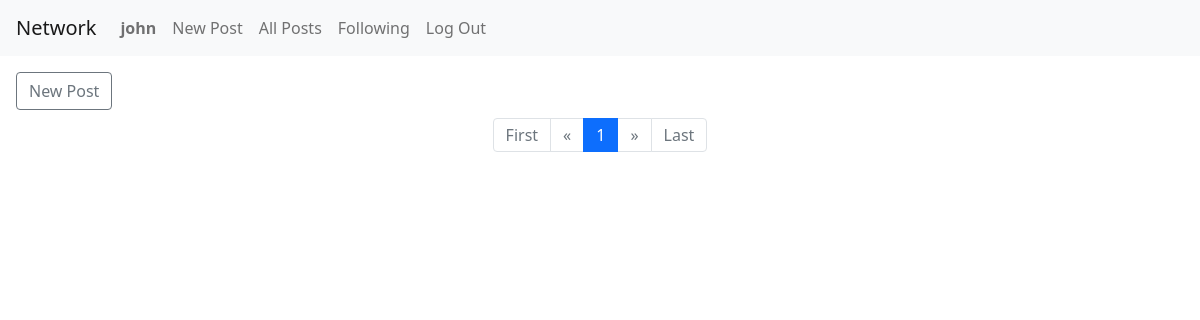
/ (signed in), run on an earlier commit of the app's database.
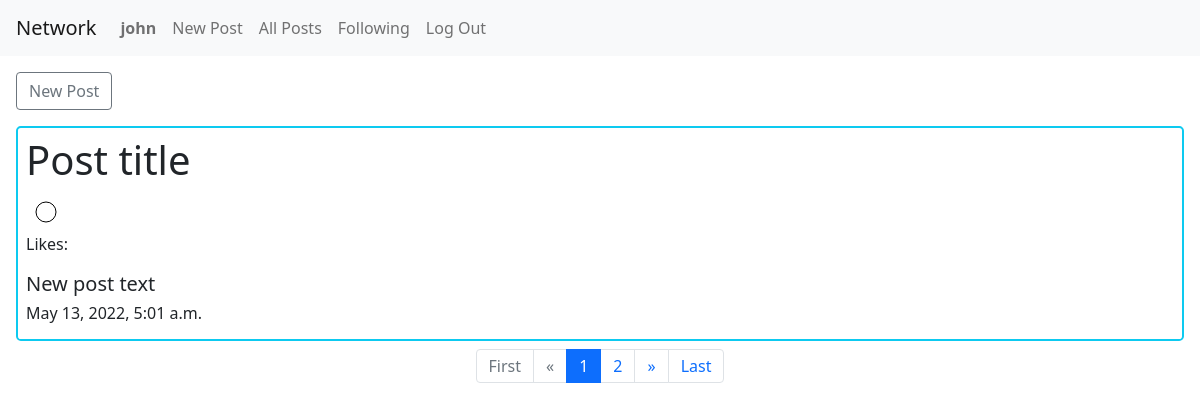
And on a later commit of the database.
### network/models.py (models this page shows)
class User(AbstractUser):
    pass

class Post(models.Model):
    text = models.TextField(max_length=1000)
    title = models.CharField(max_length=100)
    user = models.ForeignKey(
        User,
        on_delete=models.CASCADE,
        related_name="post"
    )
    time = models.DateTimeField()

### network/views.py (the view)
# urls.py: path("", views.index, name="index"),
def index(request):
    if request.user.is_authenticated:
        if request.method == "POST":
            return error(request, "Invalid Submission")
        else:
            posts = Post.objects.all()
            paginator = Paginator(posts, 1) # Show 10 contacts per page.
            page_number = request.GET.get('page') if request.GET.get('page') else 1
            page_obj = paginator.get_page(page_number)
            return render(request, "network/index.html", {'page_obj': page_obj})
    else:
        return redirect(reverse("login"))

### network/templates/network/index.html (shortened to what this page needs)
{% extends "network/layout.html" %}
{% load static %}
{% block body %}
<div class="p-2">
    <a class="btn btn-outline-secondary m-2" href={% url "newpost" %}>New Post</a>
    {% for post in page_obj %}
    <div class="m-2 p-2 border border-2 border-info rounded-3">
        <div id="{{ post.id }}" class="post">
            <h1>{{ post.title }}</h1>
            <svg width="40" height="40" id="heart{{ post.id }}" class="heart" >
                <circle class="icon" cx="20" cy="20" r="10" stroke="black"
                    stroke-width="1" style="fill: none"/>
            </svg>
            <p> Likes: <span id="likes{{ post.id }}" class="likes"></span>
        </div>
        <div>
            <h5>{{ post.text }}</h5>
        </div>
        <div>
            <h6>{{ post.time }}</h5>
        </div>
    </div>
    {% endfor %}
    <nav aria-label="Page navigation example">
        <ol class="pagination justify-content-center">
            {% if page_obj.has_previous %}
            <li class="page-item">
                <a class="page-link" href="?page=1" aria-label="Previous">
                    First
                </a>
            </li>
            <li>
                <a class="page-link" href="?page={{ page_obj.previous_page_number }}" aria-label="Previous">
                    <span aria-hidden="true">&laquo;</span>
                </a>
            </li>
            <li class="page-item"><a class="page-link"
                    href="?page={{ page_obj.previous_page_number}}">{{ page_obj.previous_page_number}}</a></li>
            {% else %}
            <li class="page-item disabled">
                <a class="page-link" href="?page=1" aria-label="Previous">
                    First
                </a>
            </li>
            <li class="page-item disabled">
                <a class="page-link" href="#" aria-label="Previous">
                    <span aria-hidden="true">&laquo;</span>
                </a>
            </li>
            {% endif %}
            <li class="page-item active"><span class="page-link" href="#">{{ page_obj.number}}</span></li>
            {% if page_obj.has_next %}
            <li class="page-item"><a class="page-link"
                    href="?page={{ page_obj.next_page_number }}">{{ page_obj.next_page_number }}</a></li>
            <li class="page-item"><a class="page-link" href="?page={{ page_obj.next_page_number }}" aria-label="Next">
                    <span aria-hidden="true">&raquo;</span>
                </a></li>
            <li class="page-item"><a class="page-link" href="?page={{ page_obj.paginator.num_pages }}">Last</a></li>
            {% else %}
            <li class="page-item disabled"><a class="page-link" href="#" aria-label="Next">
                    <span aria-hidden="true">&raquo;</span>
                </a></li>
            <li class="page-item disabled"><a class="page-link" href="#">Last</a></li>
            {% endif %}
        </ol>
    </nav>
</div>
{% endblock %}

### network/templates/network/layout.html (shortened to what this page needs)
{% load static %}
<!DOCTYPE html>
<html lang="en">
    <head>
        <link rel="stylesheet" href="https://stackpath.bootstrapcdn.com/bootstrap/4.4.1/css/bootstrap.min.css">
        <link href="{% static 'network/styles.css' %}" rel="stylesheet">
        <link href="https://cdn.jsdelivr.net/npm/bootstrap@5.1.3/dist/css/bootstrap.min.css" rel="stylesheet">
    </head>
    <body>
        <nav class="navbar navbar-expand-lg navbar-light bg-light">
            <a class="navbar-brand" href="#">Network</a>
            <div>
              <ul class="navbar-nav mr-auto">
                {% if user.is_authenticated %}
                    <li class="nav-item">
                        <a class="nav-link" href="#"><strong>{{ user.username }}</strong></a>
                    </li>
                    <li class="nav-item">
                        <a class="nav-link" href= {% url "newpost" %}>New Post</a>
                    </li>
                {% endif %}
                <li class="nav-item">
                  <a class="nav-link" href="{% url 'index' %}">All Posts</a>
                </li>
                {% if user.is_authenticated %}
                    <li class="nav-item">
                        <a class="nav-link" href="#">Following</a>
                    </li>
                    <li class="nav-item">
                        <a class="nav-link" href="{% url 'logout' %}">Log Out</a>
                    </li>
                {% endif %}
              </ul>
            </div>
          </nav>
        <div class="body">
            {% block body %}
            {% endblock %}
        </div>
    </body>
</html>

What changed in the data, as far as the page shows it:
added Post: title "Post title", text "New post text", time "May 13, 2022, 5:01 a.m."
Also different on the page:
{{ page_obj.next_page_number }}: (not shown) → "2"
